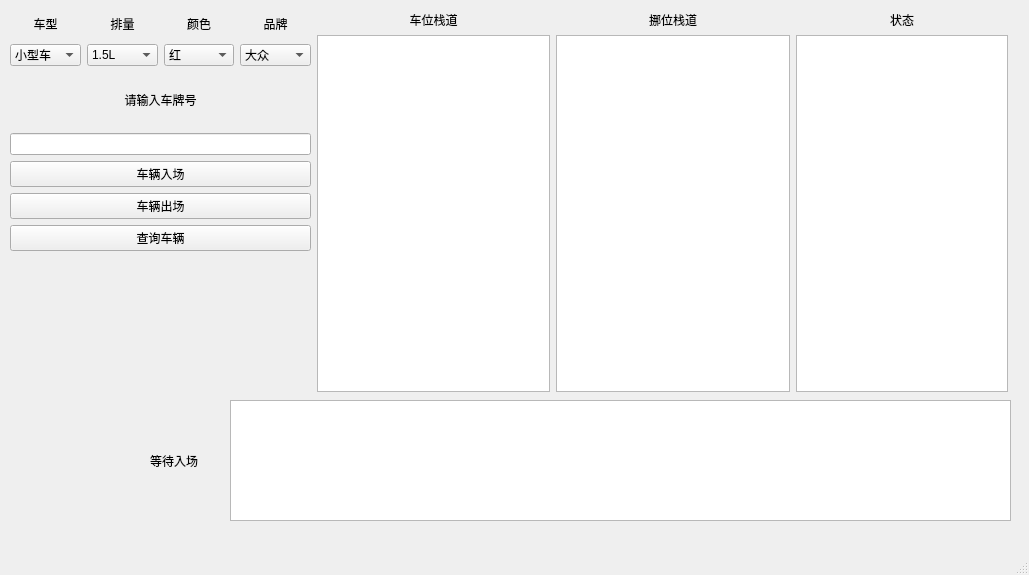
<?xml version="1.0" encoding="UTF-8"?>
<ui version="4.0">
 <class>MainWindow</class>
 <widget class="QMainWindow" name="MainWindow">
  <property name="geometry">
   <rect>
    <x>0</x>
    <y>0</y>
    <width>1029</width>
    <height>575</height>
   </rect>
  </property>
  <property name="windowTitle">
   <string>MainWindow</string>
  </property>
  <widget class="QWidget" name="centralwidget">
   <widget class="QListWidget" name="listQueue">
    <property name="geometry">
     <rect>
      <x>230</x>
      <y>400</y>
      <width>781</width>
      <height>121</height>
     </rect>
    </property>
    <property name="flow">
     <enum>QListView::Flow::LeftToRight</enum>
    </property>
   </widget>
   <widget class="QLabel" name="label_9">
    <property name="geometry">
     <rect>
      <x>150</x>
      <y>410</y>
      <width>60</width>
      <height>101</height>
     </rect>
    </property>
    <property name="text">
     <string>等待入场</string>
    </property>
   </widget>
   <widget class="QWidget" name="layoutWidget">
    <property name="geometry">
     <rect>
      <x>317</x>
      <y>11</y>
      <width>691</width>
      <height>381</height>
     </rect>
    </property>
    <layout class="QVBoxLayout" name="verticalLayout_7">
     <item>
      <layout class="QHBoxLayout" name="horizontalLayout_8">
       <item>
        <layout class="QHBoxLayout" name="horizontalLayout_6">
         <item>
          <layout class="QVBoxLayout" name="verticalLayout_4">
           <item>
            <widget class="QLabel" name="label_7">
             <property name="text">
              <string>车位栈道</string>
             </property>
             <property name="alignment">
              <set>Qt::AlignmentFlag::AlignCenter</set>
             </property>
            </widget>
           </item>
           <item>
            <widget class="QListWidget" name="listStack"/>
           </item>
          </layout>
         </item>
         <item>
          <layout class="QVBoxLayout" name="verticalLayout_5">
           <item>
            <widget class="QLabel" name="label_8">
             <property name="text">
              <string>挪位栈道</string>
             </property>
             <property name="alignment">
              <set>Qt::AlignmentFlag::AlignCenter</set>
             </property>
            </widget>
           </item>
           <item>
            <widget class="QListWidget" name="listTemp"/>
           </item>
          </layout>
         </item>
        </layout>
       </item>
       <item>
        <layout class="QVBoxLayout" name="verticalLayout_6">
         <item>
          <layout class="QHBoxLayout" name="horizontalLayout_5">
           <item>
            <widget class="QLabel" name="labelStatus">
             <property name="contextMenuPolicy">
              <enum>Qt::ContextMenuPolicy::NoContextMenu</enum>
             </property>
             <property name="text">
              <string>状态</string>
             </property>
             <property name="alignment">
              <set>Qt::AlignmentFlag::AlignCenter</set>
             </property>
            </widget>
           </item>
          </layout>
         </item>
         <item>
          <widget class="QTextBrowser" name="textLog"/>
         </item>
        </layout>
       </item>
      </layout>
     </item>
     <item>
      <layout class="QHBoxLayout" name="horizontalLayout_7"/>
     </item>
    </layout>
   </widget>
   <widget class="QWidget" name="layoutWidget">
    <property name="geometry">
     <rect>
      <x>10</x>
      <y>10</y>
      <width>301</width>
      <height>241</height>
     </rect>
    </property>
    <layout class="QVBoxLayout" name="verticalLayout_9">
     <item>
      <layout class="QHBoxLayout" name="horizontalLayout">
       <item>
        <layout class="QVBoxLayout" name="verticalLayout">
         <item>
          <widget class="QLabel" name="label_5">
           <property name="text">
            <string>车型</string>
           </property>
           <property name="alignment">
            <set>Qt::AlignmentFlag::AlignCenter</set>
           </property>
          </widget>
         </item>
         <item>
          <widget class="QComboBox" name="comboType">
           <item>
            <property name="text">
             <string>小型车</string>
            </property>
           </item>
           <item>
            <property name="text">
             <string>大型车</string>
            </property>
           </item>
          </widget>
         </item>
        </layout>
       </item>
       <item>
        <layout class="QVBoxLayout" name="verticalLayout_2">
         <item>
          <widget class="QLabel" name="label_4">
           <property name="text">
            <string>排量</string>
           </property>
           <property name="alignment">
            <set>Qt::AlignmentFlag::AlignCenter</set>
           </property>
          </widget>
         </item>
         <item>
          <widget class="QComboBox" name="comboExhaust">
           <item>
            <property name="text">
             <string>1.5L</string>
            </property>
           </item>
           <item>
            <property name="text">
             <string>1.6L</string>
            </property>
           </item>
           <item>
            <property name="text">
             <string>2.0L</string>
            </property>
           </item>
           <item>
            <property name="text">
             <string>1.5T</string>
            </property>
           </item>
           <item>
            <property name="text">
             <string>2.0T</string>
            </property>
           </item>
           <item>
            <property name="text">
             <string>纯电</string>
            </property>
           </item>
          </widget>
         </item>
        </layout>
       </item>
       <item>
        <layout class="QVBoxLayout" name="verticalLayout_3">
         <item>
          <widget class="QLabel" name="label_3">
           <property name="text">
            <string>颜色</string>
           </property>
           <property name="alignment">
            <set>Qt::AlignmentFlag::AlignCenter</set>
           </property>
          </widget>
         </item>
         <item>
          <widget class="QComboBox" name="comboColor">
           <item>
            <property name="text">
             <string>红</string>
            </property>
           </item>
           <item>
            <property name="text">
             <string>橙</string>
            </property>
           </item>
           <item>
            <property name="text">
             <string>黄</string>
            </property>
           </item>
           <item>
            <property name="text">
             <string>绿</string>
            </property>
           </item>
           <item>
            <property name="text">
             <string>青</string>
            </property>
           </item>
           <item>
            <property name="text">
             <string>蓝</string>
            </property>
           </item>
           <item>
            <property name="text">
             <string>紫</string>
            </property>
           </item>
           <item>
            <property name="text">
             <string>黑</string>
            </property>
           </item>
           <item>
            <property name="text">
             <string>白</string>
            </property>
           </item>
           <item>
            <property name="text">
             <string>灰</string>
            </property>
           </item>
           <item>
            <property name="text">
             <string>银</string>
            </property>
           </item>
           <item>
            <property name="text">
             <string>棕</string>
            </property>
           </item>
           <item>
            <property name="text">
             <string>双拼</string>
            </property>
           </item>
          </widget>
         </item>
        </layout>
       </item>
       <item>
        <layout class="QVBoxLayout" name="verticalLayout_8">
         <item>
          <widget class="QLabel" name="label_2">
           <property name="text">
            <string>品牌</string>
           </property>
           <property name="alignment">
            <set>Qt::AlignmentFlag::AlignCenter</set>
           </property>
          </widget>
         </item>
         <item>
          <widget class="QComboBox" name="comboBrand">
           <item>
            <property name="text">
             <string>大众</string>
            </property>
           </item>
           <item>
            <property name="text">
             <string>奥迪</string>
            </property>
           </item>
           <item>
            <property name="text">
             <string>保时捷</string>
            </property>
           </item>
           <item>
            <property name="text">
             <string>路虎</string>
            </property>
           </item>
           <item>
            <property name="text">
             <string>沃尔沃</string>
            </property>
           </item>
           <item>
            <property name="text">
             <string>马自达</string>
            </property>
           </item>
           <item>
            <property name="text">
             <string>特斯拉</string>
            </property>
           </item>
           <item>
            <property name="text">
             <string>丰田</string>
            </property>
           </item>
           <item>
            <property name="text">
             <string>宝马</string>
            </property>
           </item>
           <item>
            <property name="text">
             <string>奔驰</string>
            </property>
           </item>
           <item>
            <property name="text">
             <string>比亚迪</string>
            </property>
           </item>
          </widget>
         </item>
        </layout>
       </item>
      </layout>
     </item>
     <item>
      <widget class="QLabel" name="label">
       <property name="text">
        <string>请输入车牌号</string>
       </property>
       <property name="alignment">
        <set>Qt::AlignmentFlag::AlignCenter</set>
       </property>
      </widget>
     </item>
     <item>
      <widget class="QLineEdit" name="inputPlate">
       <property name="alignment">
        <set>Qt::AlignmentFlag::AlignCenter</set>
       </property>
      </widget>
     </item>
     <item>
      <widget class="QPushButton" name="btnEnter">
       <property name="text">
        <string>车辆入场</string>
       </property>
      </widget>
     </item>
     <item>
      <widget class="QPushButton" name="btnExit">
       <property name="text">
        <string>车辆出场</string>
       </property>
      </widget>
     </item>
     <item>
      <widget class="QPushButton" name="btnQuery">
       <property name="text">
        <string>查询车辆</string>
       </property>
      </widget>
     </item>
    </layout>
   </widget>
  </widget>
  <widget class="QMenuBar" name="menubar">
   <property name="geometry">
    <rect>
     <x>0</x>
     <y>0</y>
     <width>1029</width>
     <height>25</height>
    </rect>
   </property>
  </widget>
  <widget class="QStatusBar" name="statusbar"/>
 </widget>
 <resources/>
 <connections/>
</ui>
